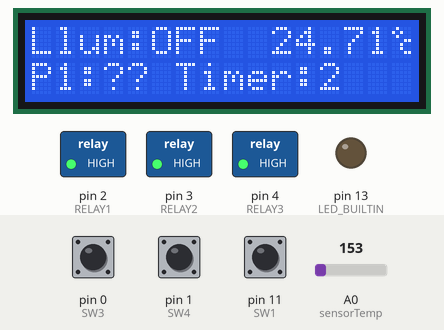
Recording of a sketch running on a simulated Arduino Uno, built with avr-gcc and run on an emulated ATmega328P. On the bench: 16×2 character LCD, switched loads named in the sketch (green lamp = pin HIGH), output pins drawn as LEDs (lit = HIGH). The test bench sets the inputs (shaded band); at power-on: pin 0 (SW3) HIGH, pin 11 (SW1) HIGH, pin 1 (SW4) HIGH, A0 (sensorTemp) = 153.

Above: at 2.2 s.
2.3 s: pin 0 (SW3) pulled LOW for 0.15 s
At 3.6 s:
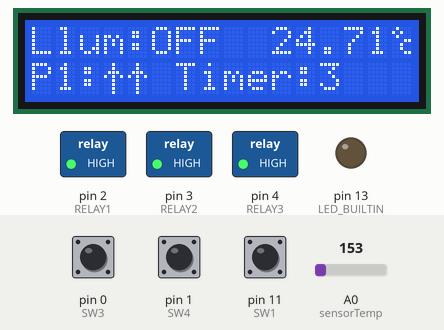
4.5 s: pin 11 (SW1) pulled LOW for 0.15 s
At 5.8 s:
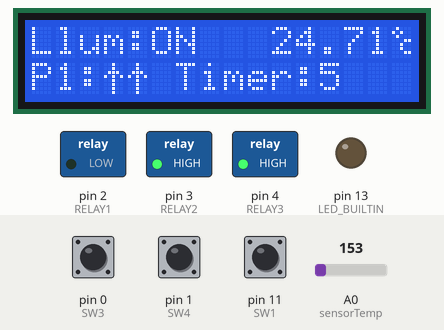
7.6 s: pin 1 (SW4) pulled LOW for 0.15 s
At 8.16 s:
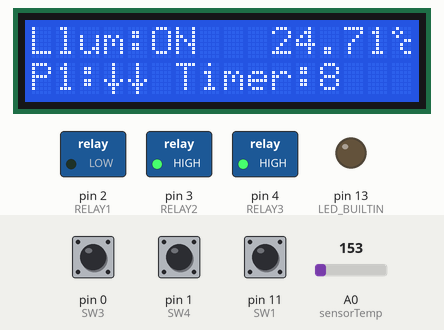
8.3 s: pin 11 (SW1) pulled LOW for 1 s
At 9.3 s:
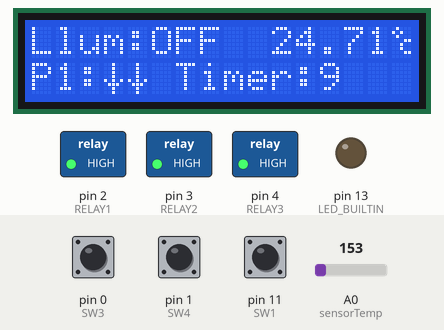
12.3 s: pin 0 (SW3) pulled LOW for 0.15 s
At 12.51 s:
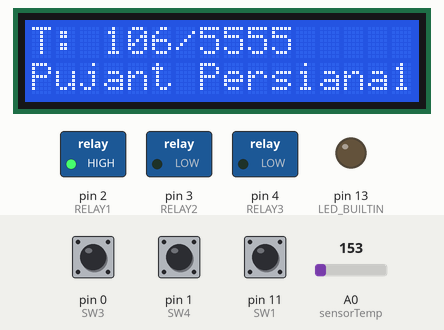
Timing chart, 0 to 15.3 s (numbered marks = the images above; inputs shaded):
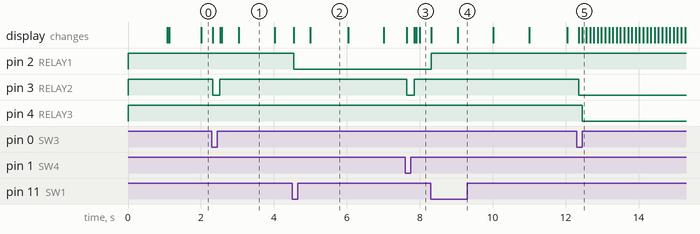

The sketch:

persianes_old.ino
```cpp
#include <LiquidCrystal.h>


LiquidCrystal lcd(5, 6, 7, 8, 9, 10);


#define RELAY1  2
#define RELAY2  3
#define RELAY3  4
#define RELAY4  5
#define RELAY5  6
#define RELAY6  7
#define RELAY7  8
#define RELAY8  9
#define SW1  11
#define SW2  12
#define SW3  0
#define SW4  1
#define sensorLlum 1
#define sensorTemp 0
#define TEMPSPERSIANA1 5555


// DEFINICIO CARACTERS ESPECIALS LCD
byte graus[8] = {
  B01000,
  B10100,
  B01000,
  B00011,
  B00100,
  B00100,
  B00011,
  B00000
};

byte fletxaAmunt[8] = {
  0b00100,
  0b00100,
  0b01110,
  0b10101,
  0b00100,
  0b00100,
  0b00100,
  0b00100
};

byte fletxaAvall[8] = {
  0b00100,
  0b00100,
  0b00100,
  0b00100,
  0b10101,
  0b01110,
  0b00100,
  0b00100
};
// FI DEFINICIO CARACTERS ESPECIALS


int comptadorPersiana1=0;
long previousMillis = 0;

/*
 * estatPersiana:
 * 0: desconegut
 * 1: baixant
 * 2: pujant
 * 3: dalt
 * 4: baix
 */

int estatPersiana1=0;

void iniciDisplay(){
  lcd.clear();
  lcd.setCursor(0, 0);
  lcd.print("Llum:");
  lcd.setCursor(15,0);
  lcd.write((uint8_t)0);
  lcd.setCursor(0,1);
  lcd.write("P1:??");
  lcd.setCursor(6,1);
  lcd.write("Timer:");
 if (digitalRead(RELAY1) == HIGH)
      {
        lcd.setCursor(5, 0);
        lcd.print("OFF");
      }
      else
      {
        lcd.setCursor(5, 0);
        lcd.print("ON ");
      }
}

void baixarpersiana1() {
  lcd.setCursor(0, 1);
  lcd.print("Baixant Persiana1");
  digitalWrite(RELAY2, LOW);
  delay(100);
  digitalWrite(RELAY3, HIGH);
  delay(6000);
  //TORNA PER DEFECTE
  digitalWrite(RELAY3, HIGH);
  delay(100);
  digitalWrite(RELAY2, HIGH);
  iniciDisplay();
}

void baixarpersianatotal1() {
  unsigned long currentMillis = millis();
  if ((estatPersiana1 == 3) || (estatPersiana1 == 0))
  {
    previousMillis = currentMillis;
    lcd.clear();
    while (currentMillis - previousMillis < TEMPSPERSIANA1)
    {
     currentMillis = millis();
     lcd.setCursor(0, 1);
     lcd.print("Baixant Persiana1");
     lcd.setCursor(0, 0);
     lcd.print("T: ");
     lcd.print(currentMillis - previousMillis);
     lcd.print("/");
     lcd.print(TEMPSPERSIANA1);
     digitalWrite(RELAY2, LOW);
     delay(100);
     digitalWrite(RELAY3, HIGH);
     // Si es prem altre cop boto de pujar mentre s'esta pujant: surt del loop i atura
     estatPersiana1 = 1;
     if (digitalRead(SW4) == LOW)
     {
        break;
     }

    }

     // Para motor
     digitalWrite(RELAY3, HIGH);
     delay(100);
     digitalWrite(RELAY2, HIGH);
     iniciDisplay();
     estatPersiana1 = 4;
     lcd.setCursor(3,1);
     lcd.write((uint8_t)2);
     lcd.write((uint8_t)2);
  }
}

void pujarpersianatotal1() {
  unsigned long currentMillis = millis();
  if ((estatPersiana1 == 4) || (estatPersiana1 == 0))
  {
    previousMillis = currentMillis;
    lcd.clear();
    while (currentMillis - previousMillis < TEMPSPERSIANA1)
    {
     currentMillis = millis();
     lcd.setCursor(0, 1);
     lcd.print("Pujant Persiana1");
     lcd.setCursor(0, 0);
     lcd.print("T: ");
     lcd.print(currentMillis - previousMillis);
     lcd.print("/");
     lcd.print(TEMPSPERSIANA1);
     digitalWrite(RELAY2, LOW);
     delay(100);
     digitalWrite(RELAY3, LOW);
     estatPersiana1 = 2;
     // Si es prem altre cop boto de pujar mentre s'esta pujant: surt del loop i atura
     if (digitalRead(SW3) == LOW)
     {
        break;
     }
    }

     // Para motor
     digitalWrite(RELAY3, HIGH);
     delay(100);
     digitalWrite(RELAY2, HIGH);
     iniciDisplay();
     estatPersiana1 = 3;
     lcd.setCursor(3,1);
     lcd.write((uint8_t)1);
     lcd.write((uint8_t)1);
  }
}

void pujarpersiana1() {
  lcd.setCursor(0, 1);
  lcd.print("Pujant Persiana1");
  digitalWrite(RELAY2, LOW);
  delay(150);
  digitalWrite(RELAY3, LOW);
  //iniciDisplay();
}


void setup()
{
  //Serial.begin(9600);
  pinMode(RELAY1, OUTPUT);
  pinMode(RELAY2, OUTPUT);
  pinMode(RELAY3, OUTPUT);
  pinMode(RELAY4, OUTPUT);
  pinMode(RELAY5, OUTPUT);
  pinMode(RELAY6, OUTPUT);
  pinMode(RELAY7, OUTPUT);
  pinMode(RELAY8, OUTPUT);
  pinMode(SW1, INPUT_PULLUP);
  pinMode(SW2, INPUT_PULLUP);
  pinMode(SW3, INPUT_PULLUP);
  pinMode(SW4, INPUT_PULLUP);
  pinMode(LED_BUILTIN, OUTPUT);

  //INICIALITZACIO SORTIDES per defecte
  digitalWrite(RELAY1,HIGH);
  digitalWrite(RELAY2,HIGH);
  digitalWrite(RELAY3,HIGH);
  // digitalWrite(RELAY4,HIGH);
  //digitalWrite(RELAY5,HIGH);
  // digitalWrite(RELAY6,HIGH);
  //digitalWrite(RELAY7,HIGH);
  // digitalWrite(RELAY8,HIGH);


  //LCD SETUP
  lcd.begin(16, 2);
  lcd.print("Benvinguts!!");
  delay(1000);
  lcd.createChar(0, graus);
  lcd.createChar(1, fletxaAmunt);
  lcd.createChar(2, fletxaAvall);
  iniciDisplay();
}

//Variables DETECCIO EDGE
int SwitchState1;             // current state of the switch
int PreviousSwitchState1;     // previous state of the switch
int RelayState1;              // current state of relay pin
//

//Variables DETECCIO POLSACIONS
int current;         // Current state of the button
// (LOW is pressed b/c i'm using the pullup resistors)
long millis_held;    // How long the button was held (milliseconds)
long secs_held;      // How long the button was held (seconds)
long prev_secs_held; // How long the button was held in the previous check
byte previous = HIGH;
unsigned long firstTime; // how long since the button was first pressed
//

//Parpadeig LED INTEGRAT
void ledblink(int times, int lengthms){
  for (int x=0; x<times;x++) {
    digitalWrite(LED_BUILTIN, HIGH);
    delay (lengthms);
    digitalWrite(LED_BUILTIN, LOW);
    delay(lengthms);
  }
}


void loop()
{

  //Temperatura
  int reading = analogRead(sensorTemp);
  float voltage = reading * 5.0;
  voltage /= 1024.0;
  float temperatureC = (voltage - 0.5) * 100 ;

/*
  // INICI DETECCIO POLSACIONS ----------------------------------------------------------------------------------------------
  current = digitalRead(SW3);

  // if the button state changes to pressed, remember the start time
  if (current == LOW && previous == HIGH && (millis() - firstTime) > 200) {
    firstTime = millis();
  }

  millis_held = (millis() - firstTime);
  secs_held = millis_held / 1000;

  // This if statement is a basic debouncing tool, the button must be pushed for at least
  // 100 milliseconds in a row for it to be considered as a push.
  if (millis_held > 50) {

    if (current == LOW && secs_held > prev_secs_held) {
      ledblink(1, 50); // Each second the button is held blink the indicator led
    }

    // check if the button was released since we last checked
    if (current == HIGH && previous == LOW) {
      // HERE YOU WOULD ADD VARIOUS ACTIONS AND TIMES FOR YOUR OWN CODE
      // ===============================================================================

      // Button pressed for less than 1 second
      if (secs_held <= 0) {
        //pujarpersiana1();
        lcd.setCursor(0, 0);
        lcd.print("Pulsacio curta!");
        delay(555);
      }

      if (secs_held >= 1 && secs_held < 2) {
        lcd.setCursor(0, 0);
        lcd.print("Pulsacio mitjana!");
        delay(122);
        pujarpersianatotal1();
      }

      if (secs_held >= 2) {
        lcd.setCursor(0, 0);
        lcd.print("Pulsacio llarga!");
        lcd.setCursor(0, 1);
        lcd.print(secs_held);
        lcd.setCursor(4, 1);
        lcd.print("segons...");
        delay(555);
      }
      // ===============================================================================
        iniciDisplay();

    }
  }

  previous = current;
  prev_secs_held = secs_held;


  // FI DETECCIO POLSACIONS  ----------------------------------------------------------------------------------------------

*/

  // Deteccio EDGE POLSADOR 1

  SwitchState1 = digitalRead(SW1);
  RelayState1 = digitalRead(RELAY1);

  if (SwitchState1 != PreviousSwitchState1) {
    // if the state has changed, check change direction
    if (SwitchState1 == LOW){
      // if the current state is HIGH then the switch went from off to on
      // instigate a relay state change:
      if (RelayState1 == HIGH)
      {
        digitalWrite(RELAY1, LOW);
        lcd.setCursor(5, 0);
        lcd.print("ON ");
      }
      else
      {
        digitalWrite(RELAY1, HIGH);
        lcd.setCursor(5, 0);
        lcd.print("OFF");
      }
    }
  }
  PreviousSwitchState1 = SwitchState1;


  // FI DETECCIO EDGE POLSADOR 1

    if (digitalRead(SW4) == LOW)
    {
      baixarpersianatotal1();
     }

    if (digitalRead(SW3) == LOW)
    {
      pujarpersianatotal1();
     }

    delay(50);

  lcd.setCursor(10, 0);
  lcd.print(temperatureC);
  lcd.setCursor(12,1);
  lcd.print(millis()/1000);

}
```

Measured:
- after the input at 2.3 s, pin 3 (RELAY2): HIGH → LOW at once, → HIGH 0.20 s later; the display: first changes at once (image 1 shows a later state)
- after the input at 4.5 s, pin 2 (RELAY1): HIGH → LOW at once; the display: first changes at once (image 2 shows a later state)
- after the input at 7.6 s, pin 3 (RELAY2): HIGH → LOW at once, → HIGH 0.20 s later; the display: first changes at once (image 3 shows a later state)
- after the input at 8.3 s, pin 2 (RELAY1): LOW → HIGH at once; the display: first changes at once (image 4 shows a later state)
- after the input at 12.3 s, pin 3 (RELAY2): HIGH → LOW after 0.06 s; pin 4 (RELAY3): HIGH → LOW after 0.16 s; the display: first changes after 0.06 s (image 5 shows a later state)
- what the display in image 1 shows lasts 1.0 s, from 3.0 s to 4.0 s
